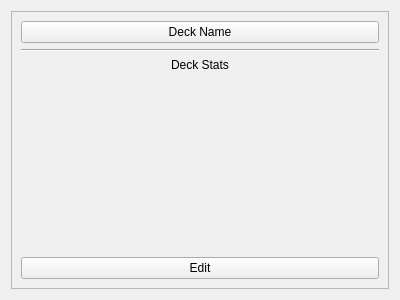
<?xml version="1.0" encoding="UTF-8"?>
<ui version="4.0">
 <class>MainQwidget</class>
 <widget class="QWidget" name="MainQwidget">
  <property name="geometry">
   <rect>
    <x>0</x>
    <y>0</y>
    <width>400</width>
    <height>300</height>
   </rect>
  </property>
  <property name="windowTitle">
   <string>Form</string>
  </property>
  <layout class="QGridLayout" name="gridLayout_3">
   <item row="0" column="0">
    <widget class="QFrame" name="frame">
     <property name="frameShape">
      <enum>QFrame::StyledPanel</enum>
     </property>
     <property name="frameShadow">
      <enum>QFrame::Raised</enum>
     </property>
     <layout class="QGridLayout" name="gridLayout">
      <item row="0" column="0">
       <layout class="QGridLayout" name="gridLayout_2">
        <item row="2" column="0">
         <widget class="QLabel" name="CardNumberLabel">
          <property name="layoutDirection">
           <enum>Qt::LeftToRight</enum>
          </property>
          <property name="text">
           <string>Deck Stats</string>
          </property>
          <property name="alignment">
           <set>Qt::AlignCenter</set>
          </property>
         </widget>
        </item>
        <item row="1" column="0">
         <widget class="Line" name="line">
          <property name="orientation">
           <enum>Qt::Horizontal</enum>
          </property>
         </widget>
        </item>
        <item row="5" column="0">
         <spacer name="verticalSpacer">
          <property name="orientation">
           <enum>Qt::Vertical</enum>
          </property>
          <property name="sizeHint" stdset="0">
           <size>
            <width>20</width>
            <height>40</height>
           </size>
          </property>
         </spacer>
        </item>
        <item row="0" column="0">
         <widget class="QPushButton" name="DeckNamePlayButton">
          <property name="sizePolicy">
           <sizepolicy hsizetype="Minimum" vsizetype="Minimum">
            <horstretch>0</horstretch>
            <verstretch>0</verstretch>
           </sizepolicy>
          </property>
          <property name="text">
           <string>Deck Name</string>
          </property>
         </widget>
        </item>
        <item row="6" column="0">
         <widget class="QPushButton" name="EditDeckbutton">
          <property name="text">
           <string>Edit</string>
          </property>
         </widget>
        </item>
       </layout>
      </item>
     </layout>
    </widget>
   </item>
  </layout>
 </widget>
 <resources/>
 <connections/>
</ui>
